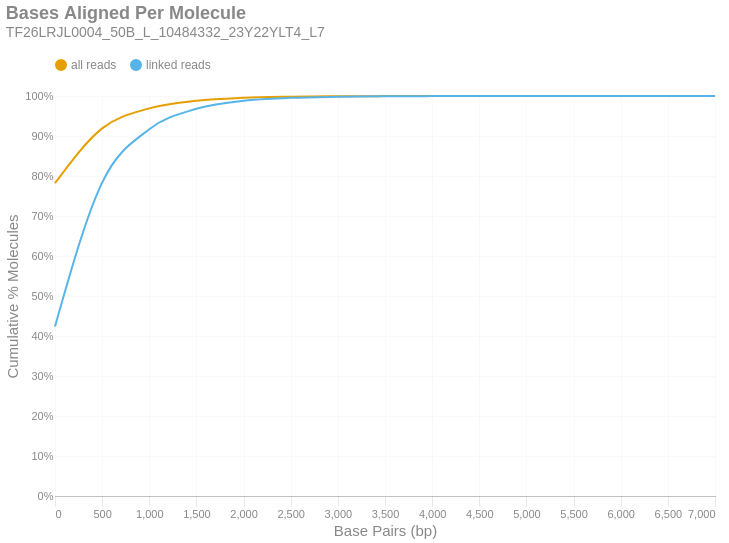

The code cell stored with this chart in its notebook:
### Markdown cell above
### Bases Aligned Per Molecule
This is a cumulative frequency distribution showing the number of base pairs aligned per unique molecule. These data are shown in 500 bp bins. There are two distributions: one with `all reads` (yellow) and another with only `linked reads` (blue). The percent of molecules in the `linked reads` distribution is relative to the total number of linked molecules.

### Code cell
if SKIPLR:
    print_html(f"Skipped")
else:
    binned_df = consolidated_hist(valids['aligned_bp'], mask, 500, True)
    with SafeRender(binned_df):
        (
            density_plot(binned_df, 'Bases Aligned Per Molecule', samplename, 'basesper')
            .encode(
                x=alt.X('bin:Q', title="Base Pairs (bp)").axis(tickMinStep=500).scale(padding=0),
                y=alt.Y('value:Q', title='Cumulative % Molecules')
                    .axis(format='%')
                    .scale(domain = [0,1])
                    .stack(False),
                color=alt.Color("key:N").scale(domain = ["all reads", "linked reads"]),
                tooltip = [
                    alt.Tooltip("key:N", title = "Data Type"),
                    alt.Tooltip("range_label:N", title="Bases Aligned Per Molecule"),
                    alt.Tooltip("value:Q", format = ".2%", title="% Molecules (Cum.)")
                ]
            )
        ).display()

### Figure 1 — Vega-Lite specification as saved in the notebook (floating-point values rounded to 4 significant figures)
{"width": "container", "height": 400, "config": {"title": {"anchor": "start", "dy": -15, "fontSize": 18, "color": "#888888", "subtitleColor": "#888888", "subtitleFontSize": 14}, "arc": {"fill": "#0072B2"}, "axis": {"domainColor": "#888888", "domainWidth": 0.5, "gridWidth": 0.2, "grid": false, "titleFontWeight": 400, "titleFontSize": 15, "labelFontSize": 11, "labelColor": "#888888", "tickColor": "#888888", "tickWidth": 0.2, "titleColor": "#888888"}, "axisBand": {"grid": false}, "axisX": {"grid": true, "tickSize": 10, "domainCap": "round"}, "axisY": {"domain": false, "grid": true, "tickSize": 0, "domainCap": "round"}, "background": "transparent", "header": {"labelFontSize": 15, "labelColor": "#888888", "titleFontSize": 15, "titleFontWeight": 600, "titleColor": "#888888"}, "legend": {"labelFont": "sans-serif", "labelFontSize": 12, "labelColor": "#888888", "symbolSize": 100, "symbolType": "circle", "titleFontSize": 12, "titlePadding": 10, "titleColor": "#888888", "title": null, "orient": "top"}, "range": {"category": ["#E69F00", "#56B4E9", "#009E73", "#F0E442", "#0072B2", "#D55E00", "#CC79A7", "#000000"], "diverging": ["#cfe8f3", "#a2d4ec", "#73bfe2", "#46abdb", "#1696d2", "#12719e"]}, "area": {"fill": "#0072B2", "fillOpacity": 0.7, "line": true, "strokeOpacity": 0.7}, "line": {"color": "#0072B2", "stroke": "#0072B2", "strokeWidth": 2}, "trail": {"color": "#0072B2", "stroke": "#0072B2", "strokeWidth": 0, "size": 1}, "point": {"filled": true, "fillOpacity": 1.0, "size": 95}, "text": {"color": "#888888", "fontSize": 11, "align": "right", "fontWeight": 400, "size": 11}, "bar": {"fill": "#0072B2", "stroke": null}, "view": {"stroke": null, "continuousWidth": 660, "continuousHeight": 400}}, "data": {"name": "data-f9403e1caa92ecabc14ef67c9c2ad0f5"}, "mark": {"type": "line", "interpolate": "monotone", "point": {"opacity": 0, "size": 275}}, "encoding": {"color": {"field": "key", "scale": {"domain": ["all reads", "linked reads"]}, "type": "nominal"}, "tooltip": [{"field": "key", "title": "Data Type", "type": "nominal"}, {"field": "range_label", "title": "Bases Aligned Per Molecule", "type": "nominal"}, {"field": "value", "format": ".2%", "title": "% Molecules (Cum.)", "type": "quantitative"}], "x": {"axis": {"tickMinStep": 500}, "field": "bin", "scale": {"padding": 0}, "title": "Base Pairs (bp)", "type": "quantitative"}, "y": {"axis": {"format": "%"}, "field": "value", "scale": {"domain": [0, 1]}, "stack": false, "title": "Cumulative % Molecules", "type": "quantitative"}}, "params": [{"name": "param_c36ac31b6afebe62", "select": {"type": "point", "fields": ["key"]}, "bind": "legend"}], "title": {"text": "Bases Aligned Per Molecule", "subtitle": "TF26LRJL0004_50B_L_10484332_23Y22YLT4_L7"}, "transform": [{"fold": ["all reads (cumsum)", "linked reads (cumsum)"]}, {"calculate": "replace(datum.key, ' (cumsum)', '')", "as": "key"}, {"filter": {"param": "param_c36ac31b6afebe62"}}], "usermeta": {"embedOptions": {"downloadFileName": "TF26LRJL0004_50B_L_10484332_23Y22YLT4_L7.basesper"}}, "$schema": "https://vega.github.io/schema/vega-lite/v6.4.1.json", "datasets": {"data-f9403e1caa92ecabc14ef67c9c2ad0f5": [{"bin": "0.0", "interval": "0.0-500.0", "all reads": 0.7821, "linked reads": 0.4239, "all reads (cumsum)": 0.7821, "linked reads (cumsum)": 0.4239, "range_label": "0-499"}, {"bin": "500.0", "interval": "500.0-1000.0", "all reads": 0.1369, "linked reads": 0.3595, "all reads (cumsum)": 0.919, "linked reads (cumsum)": 0.7834, "range_label": "500-999"}, {"bin": "1000.0", "interval": "1000.0-1500.0", "all reads": 0.04998, "linked reads": 0.1334, "all reads (cumsum)": 0.969, "linked reads (cumsum)": 0.9169, "range_label": "1000-1499"}, {"bin": "1500.0", "interval": "1500.0-2000.0", "all reads": 0.01911, "linked reads": 0.05121, "all reads (cumsum)": 0.9881, "linked reads (cumsum)": 0.9681, "range_label": "1500-1999"}, {"bin": "2000.0", "interval": "2000.0-2500.0", "all reads": 0.007543, "linked reads": 0.02021, "all reads (cumsum)": 0.9956, "linked reads (cumsum)": 0.9883, "range_label": "2000-2499"}, {"bin": "2500.0", "interval": "2500.0-3000.0", "all reads": 0.002629, "linked reads": 0.007046, "all reads (cumsum)": 0.9983, "linked reads (cumsum)": 0.9953, "range_label": "2500-2999"}, {"bin": "3000.0", "interval": "3000.0-3500.0", "all reads": 0.00101, "linked reads": 0.002708, "all reads (cumsum)": 0.9993, "linked reads (cumsum)": 0.998, "range_label": "3000-3499"}, {"bin": "3500.0", "interval": "3500.0-4000.0", "all reads": 0.0004448, "linked reads": 0.001192, "all reads (cumsum)": 0.9997, "linked reads (cumsum)": 0.9992, "range_label": "3500-3999"}, {"bin": "4000.0", "interval": "4000.0-4500.0", "all reads": 0.0001769, "linked reads": 0.0004741, "all reads (cumsum)": 0.9999, "linked reads (cumsum)": 0.9997, "range_label": "4000-4499"}, {"bin": "4500.0", "interval": "4500.0-5000.0", "all reads": 5.698e-05, "linked reads": 0.0001527, "all reads (cumsum)": 0.9999, "linked reads (cumsum)": 0.9999, "range_label": "4500-4999"}, {"bin": "5000.0", "interval": "5000.0-5500.0", "all reads": 2.892e-05, "linked reads": 7.75e-05, "all reads (cumsum)": 1.0, "linked reads (cumsum)": 0.9999, "range_label": "5000-5499"}, {"bin": "5500.0", "interval": "5500.0-6000.0", "all reads": 1.446e-05, "linked reads": 3.875e-05, "all reads (cumsum)": 1.0, "linked reads (cumsum)": 1.0, "range_label": "5500-5999"}, {"bin": "6000.0", "interval": "6000.0-6500.0", "all reads": 4.253e-06, "linked reads": 1.14e-05, "all reads (cumsum)": 1.0, "linked reads (cumsum)": 1.0, "range_label": "6000-6499"}, {"bin": "6500.0", "interval": "6500.0-7000.0", "all reads": 3.402e-06, "linked reads": 9.118e-06, "all reads (cumsum)": 1.0, "linked reads (cumsum)": 1.0, "range_label": "6500-6999"}, {"bin": "7000.0", "interval": "7000.0-7500.0", "all reads": 1.701e-06, "linked reads": 4.559e-06, "all reads (cumsum)": 1.0, "linked reads (cumsum)": 1.0, "range_label": "7000-7499"}]}}
